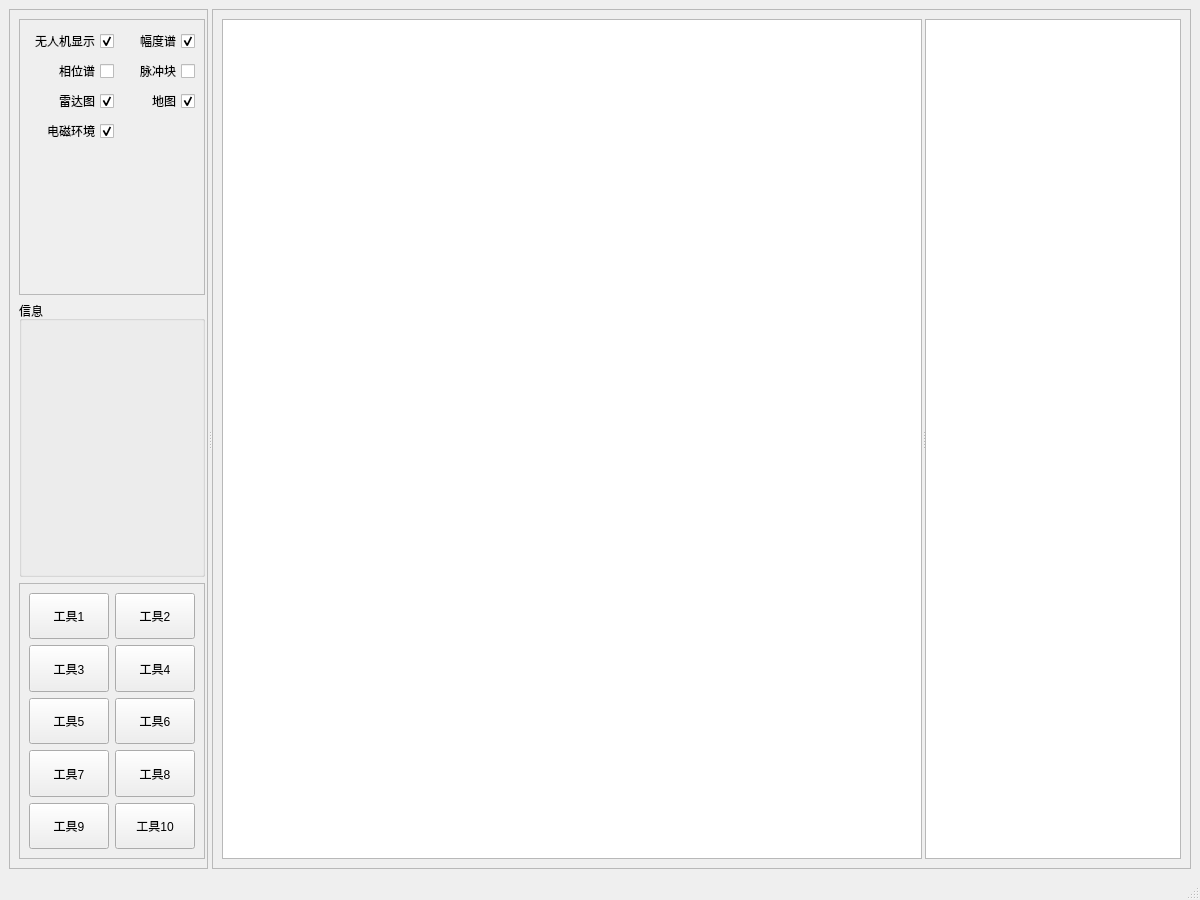
<?xml version="1.0" encoding="UTF-8"?>
<ui version="4.0">
 <class>MainWindow</class>
 <widget class="QMainWindow" name="MainWindow">
  <property name="geometry">
   <rect>
    <x>0</x>
    <y>0</y>
    <width>1200</width>
    <height>900</height>
   </rect>
  </property>
  <property name="windowTitle">
   <string>MainWindow</string>
  </property>
  <widget class="QWidget" name="centralwidget">
   <property name="sizePolicy">
    <sizepolicy hsizetype="Fixed" vsizetype="Preferred">
     <horstretch>0</horstretch>
     <verstretch>0</verstretch>
    </sizepolicy>
   </property>
   <layout class="QGridLayout" name="gridLayout_4">
    <item row="0" column="0">
     <widget class="QSplitter" name="splitter">
      <property name="orientation">
       <enum>Qt::Horizontal</enum>
      </property>
      <widget class="QFrame" name="FrameLeft">
       <property name="sizePolicy">
        <sizepolicy hsizetype="Preferred" vsizetype="Preferred">
         <horstretch>0</horstretch>
         <verstretch>0</verstretch>
        </sizepolicy>
       </property>
       <property name="frameShape">
        <enum>QFrame::StyledPanel</enum>
       </property>
       <property name="frameShadow">
        <enum>QFrame::Raised</enum>
       </property>
       <layout class="QGridLayout" name="gridLayout_3" rowstretch="1,1,1">
        <property name="rightMargin">
         <number>2</number>
        </property>
        <property name="horizontalSpacing">
         <number>6</number>
        </property>
        <item row="2" column="0">
         <widget class="QFrame" name="frame_Tools">
          <property name="sizePolicy">
           <sizepolicy hsizetype="Preferred" vsizetype="Preferred">
            <horstretch>0</horstretch>
            <verstretch>0</verstretch>
           </sizepolicy>
          </property>
          <property name="sizeIncrement">
           <size>
            <width>0</width>
            <height>0</height>
           </size>
          </property>
          <property name="styleSheet">
           <string notr="true"/>
          </property>
          <property name="frameShape">
           <enum>QFrame::StyledPanel</enum>
          </property>
          <property name="frameShadow">
           <enum>QFrame::Raised</enum>
          </property>
          <layout class="QGridLayout" name="gridLayout_5">
           <item row="0" column="0">
            <layout class="QGridLayout" name="gridLayout_2">
             <item row="0" column="0">
              <widget class="QPushButton" name="pushButton_1">
               <property name="sizePolicy">
                <sizepolicy hsizetype="Fixed" vsizetype="Fixed">
                 <horstretch>0</horstretch>
                 <verstretch>0</verstretch>
                </sizepolicy>
               </property>
               <property name="maximumSize">
                <size>
                 <width>100</width>
                 <height>100</height>
                </size>
               </property>
               <property name="text">
                <string>工具1</string>
               </property>
              </widget>
             </item>
             <item row="0" column="1">
              <widget class="QPushButton" name="pushButton_2">
               <property name="sizePolicy">
                <sizepolicy hsizetype="Fixed" vsizetype="Fixed">
                 <horstretch>0</horstretch>
                 <verstretch>0</verstretch>
                </sizepolicy>
               </property>
               <property name="maximumSize">
                <size>
                 <width>100</width>
                 <height>100</height>
                </size>
               </property>
               <property name="text">
                <string>工具2</string>
               </property>
              </widget>
             </item>
             <item row="1" column="0">
              <widget class="QPushButton" name="pushButton_3">
               <property name="sizePolicy">
                <sizepolicy hsizetype="Fixed" vsizetype="Fixed">
                 <horstretch>0</horstretch>
                 <verstretch>0</verstretch>
                </sizepolicy>
               </property>
               <property name="maximumSize">
                <size>
                 <width>100</width>
                 <height>100</height>
                </size>
               </property>
               <property name="text">
                <string>工具3</string>
               </property>
              </widget>
             </item>
             <item row="1" column="1">
              <widget class="QPushButton" name="pushButton_4">
               <property name="sizePolicy">
                <sizepolicy hsizetype="Fixed" vsizetype="Fixed">
                 <horstretch>0</horstretch>
                 <verstretch>0</verstretch>
                </sizepolicy>
               </property>
               <property name="maximumSize">
                <size>
                 <width>100</width>
                 <height>100</height>
                </size>
               </property>
               <property name="text">
                <string>工具4</string>
               </property>
              </widget>
             </item>
             <item row="2" column="1">
              <widget class="QPushButton" name="pushButton_6">
               <property name="sizePolicy">
                <sizepolicy hsizetype="Fixed" vsizetype="Fixed">
                 <horstretch>0</horstretch>
                 <verstretch>0</verstretch>
                </sizepolicy>
               </property>
               <property name="maximumSize">
                <size>
                 <width>100</width>
                 <height>100</height>
                </size>
               </property>
               <property name="text">
                <string>工具6</string>
               </property>
              </widget>
             </item>
             <item row="3" column="0">
              <widget class="QPushButton" name="pushButton_7">
               <property name="sizePolicy">
                <sizepolicy hsizetype="Fixed" vsizetype="Fixed">
                 <horstretch>0</horstretch>
                 <verstretch>0</verstretch>
                </sizepolicy>
               </property>
               <property name="maximumSize">
                <size>
                 <width>100</width>
                 <height>100</height>
                </size>
               </property>
               <property name="text">
                <string>工具7</string>
               </property>
              </widget>
             </item>
             <item row="3" column="1">
              <widget class="QPushButton" name="pushButton_8">
               <property name="sizePolicy">
                <sizepolicy hsizetype="Fixed" vsizetype="Fixed">
                 <horstretch>0</horstretch>
                 <verstretch>0</verstretch>
                </sizepolicy>
               </property>
               <property name="maximumSize">
                <size>
                 <width>100</width>
                 <height>100</height>
                </size>
               </property>
               <property name="text">
                <string>工具8</string>
               </property>
              </widget>
             </item>
             <item row="4" column="0">
              <widget class="QPushButton" name="pushButton_9">
               <property name="sizePolicy">
                <sizepolicy hsizetype="Fixed" vsizetype="Fixed">
                 <horstretch>0</horstretch>
                 <verstretch>0</verstretch>
                </sizepolicy>
               </property>
               <property name="maximumSize">
                <size>
                 <width>100</width>
                 <height>100</height>
                </size>
               </property>
               <property name="text">
                <string>工具9</string>
               </property>
              </widget>
             </item>
             <item row="4" column="1">
              <widget class="QPushButton" name="pushButton_10">
               <property name="sizePolicy">
                <sizepolicy hsizetype="Fixed" vsizetype="Fixed">
                 <horstretch>0</horstretch>
                 <verstretch>0</verstretch>
                </sizepolicy>
               </property>
               <property name="maximumSize">
                <size>
                 <width>100</width>
                 <height>100</height>
                </size>
               </property>
               <property name="text">
                <string>工具10</string>
               </property>
              </widget>
             </item>
             <item row="2" column="0">
              <widget class="QPushButton" name="pushButton_5">
               <property name="sizePolicy">
                <sizepolicy hsizetype="Fixed" vsizetype="Fixed">
                 <horstretch>0</horstretch>
                 <verstretch>0</verstretch>
                </sizepolicy>
               </property>
               <property name="maximumSize">
                <size>
                 <width>100</width>
                 <height>100</height>
                </size>
               </property>
               <property name="text">
                <string>工具5</string>
               </property>
              </widget>
             </item>
            </layout>
           </item>
          </layout>
         </widget>
        </item>
        <item row="1" column="0">
         <widget class="QGroupBox" name="groupBox">
          <property name="title">
           <string>信息</string>
          </property>
         </widget>
        </item>
        <item row="0" column="0">
         <widget class="QStackedWidget" name="stackedWidgetSettings">
          <property name="frameShape">
           <enum>QFrame::StyledPanel</enum>
          </property>
          <property name="frameShadow">
           <enum>QFrame::Raised</enum>
          </property>
          <widget class="QWidget" name="stackedWidgeStettings">
           <layout class="QGridLayout" name="gridLayout_7">
            <item row="2" column="0">
             <spacer name="verticalSpacer">
              <property name="orientation">
               <enum>Qt::Vertical</enum>
              </property>
              <property name="sizeHint" stdset="0">
               <size>
                <width>20</width>
                <height>40</height>
               </size>
              </property>
             </spacer>
            </item>
            <item row="0" column="0">
             <layout class="QGridLayout" name="gridLayout_6">
              <item row="1" column="1">
               <widget class="QCheckBox" name="checkBox_pulseBlock">
                <property name="layoutDirection">
                 <enum>Qt::RightToLeft</enum>
                </property>
                <property name="text">
                 <string>脉冲块</string>
                </property>
               </widget>
              </item>
              <item row="0" column="1">
               <widget class="QCheckBox" name="checkBox_AmpSpetrum">
                <property name="layoutDirection">
                 <enum>Qt::RightToLeft</enum>
                </property>
                <property name="text">
                 <string>幅度谱</string>
                </property>
                <property name="checked">
                 <bool>true</bool>
                </property>
               </widget>
              </item>
              <item row="1" column="0">
               <widget class="QCheckBox" name="checkBox_phaseSpectrum">
                <property name="layoutDirection">
                 <enum>Qt::RightToLeft</enum>
                </property>
                <property name="text">
                 <string>相位谱</string>
                </property>
               </widget>
              </item>
              <item row="0" column="0">
               <widget class="QCheckBox" name="checkBox_Drone">
                <property name="toolTip">
                 <string>无人机显示</string>
                </property>
                <property name="layoutDirection">
                 <enum>Qt::RightToLeft</enum>
                </property>
                <property name="text">
                 <string>无人机显示</string>
                </property>
                <property name="checked">
                 <bool>true</bool>
                </property>
               </widget>
              </item>
              <item row="2" column="0">
               <widget class="QCheckBox" name="checkBox_Radar">
                <property name="layoutDirection">
                 <enum>Qt::RightToLeft</enum>
                </property>
                <property name="text">
                 <string>雷达图</string>
                </property>
                <property name="checkable">
                 <bool>true</bool>
                </property>
                <property name="checked">
                 <bool>true</bool>
                </property>
                <property name="autoRepeat">
                 <bool>false</bool>
                </property>
                <property name="tristate">
                 <bool>false</bool>
                </property>
               </widget>
              </item>
              <item row="2" column="1">
               <widget class="QCheckBox" name="checkBox_Map">
                <property name="layoutDirection">
                 <enum>Qt::RightToLeft</enum>
                </property>
                <property name="text">
                 <string>地图</string>
                </property>
                <property name="checkable">
                 <bool>true</bool>
                </property>
                <property name="checked">
                 <bool>true</bool>
                </property>
                <property name="autoRepeat">
                 <bool>false</bool>
                </property>
                <property name="tristate">
                 <bool>false</bool>
                </property>
               </widget>
              </item>
              <item row="3" column="0">
               <widget class="QCheckBox" name="checkBox_Eme">
                <property name="layoutDirection">
                 <enum>Qt::RightToLeft</enum>
                </property>
                <property name="text">
                 <string>电磁环境</string>
                </property>
                <property name="checkable">
                 <bool>true</bool>
                </property>
                <property name="checked">
                 <bool>true</bool>
                </property>
                <property name="autoRepeat">
                 <bool>false</bool>
                </property>
                <property name="tristate">
                 <bool>false</bool>
                </property>
               </widget>
              </item>
             </layout>
            </item>
           </layout>
          </widget>
         </widget>
        </item>
       </layout>
      </widget>
      <widget class="QFrame" name="FramRight">
       <property name="sizePolicy">
        <sizepolicy hsizetype="Preferred" vsizetype="Preferred">
         <horstretch>1</horstretch>
         <verstretch>0</verstretch>
        </sizepolicy>
       </property>
       <property name="frameShape">
        <enum>QFrame::StyledPanel</enum>
       </property>
       <property name="frameShadow">
        <enum>QFrame::Raised</enum>
       </property>
       <layout class="QGridLayout" name="gridLayout">
        <item row="0" column="0">
         <widget class="QSplitter" name="splitter_MainWidget">
          <property name="orientation">
           <enum>Qt::Horizontal</enum>
          </property>
          <property name="handleWidth">
           <number>3</number>
          </property>
          <property name="childrenCollapsible">
           <bool>false</bool>
          </property>
          <widget class="TPolarPlot" name="MainGraphicsView">
           <property name="sizePolicy">
            <sizepolicy hsizetype="Expanding" vsizetype="Expanding">
             <horstretch>1</horstretch>
             <verstretch>0</verstretch>
            </sizepolicy>
           </property>
           <property name="interactive">
            <bool>true</bool>
           </property>
           <property name="sceneRect">
            <rectf>
             <x>0.000000000000000</x>
             <y>0.000000000000000</y>
             <width>0.000000000000000</width>
             <height>0.000000000000000</height>
            </rectf>
           </property>
          </widget>
          <widget class="DroneTableWidget" name="tableWidgetDrone">
           <property name="enabled">
            <bool>true</bool>
           </property>
           <property name="sizePolicy">
            <sizepolicy hsizetype="Fixed" vsizetype="Expanding">
             <horstretch>0</horstretch>
             <verstretch>0</verstretch>
            </sizepolicy>
           </property>
           <property name="maximumSize">
            <size>
             <width>16777215</width>
             <height>16777215</height>
            </size>
           </property>
           <property name="sizeIncrement">
            <size>
             <width>0</width>
             <height>0</height>
            </size>
           </property>
           <property name="baseSize">
            <size>
             <width>0</width>
             <height>0</height>
            </size>
           </property>
           <property name="layoutDirection">
            <enum>Qt::LeftToRight</enum>
           </property>
           <attribute name="horizontalHeaderDefaultSectionSize">
            <number>38</number>
           </attribute>
          </widget>
         </widget>
        </item>
       </layout>
      </widget>
     </widget>
    </item>
   </layout>
  </widget>
  <widget class="QMenuBar" name="menubar">
   <property name="geometry">
    <rect>
     <x>0</x>
     <y>0</y>
     <width>1200</width>
     <height>23</height>
    </rect>
   </property>
  </widget>
  <widget class="QStatusBar" name="statusbar"/>
 </widget>
 <customwidgets>
  <customwidget>
   <class>DroneTableWidget</class>
   <extends>QTableWidget</extends>
   <header location="global">dronetablewidget.h</header>
  </customwidget>
  <customwidget>
   <class>TPolarPlot</class>
   <extends>QGraphicsView</extends>
   <header>tpolarplot.h</header>
  </customwidget>
 </customwidgets>
 <resources/>
 <connections/>
</ui>
